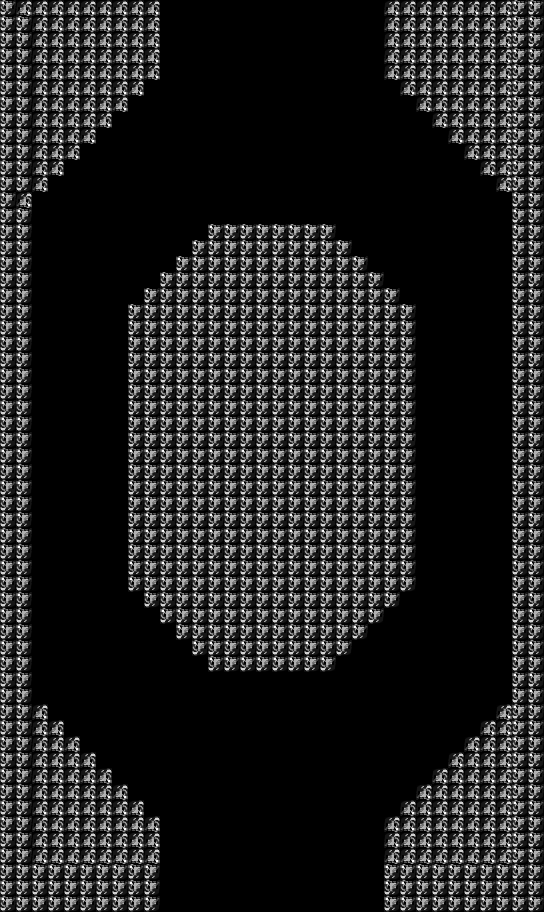

A level layout from a 2D game, rendered from its tile map. Below: a short description, then the map file with tile-grid data replaced by summaries:
An orthogonal 34x57 tile map with 16x16 px tiles, 1 tile layer (solids).

<map version="1.0" orientation="orthogonal" width="34" height="57" tilewidth="16" tileheight="16">
 <tileset firstgid="1" name="wallnew" tilewidth="16" tileheight="16">
  <image source="../wallnew.png" trans="000000" width="32" height="16" />
 </tileset>
 <layer name="solids" width="34" height="57">
  <data>[1938 cells, 960 non-empty, 1 distinct tile ids]</data>
 </layer>
</map>
